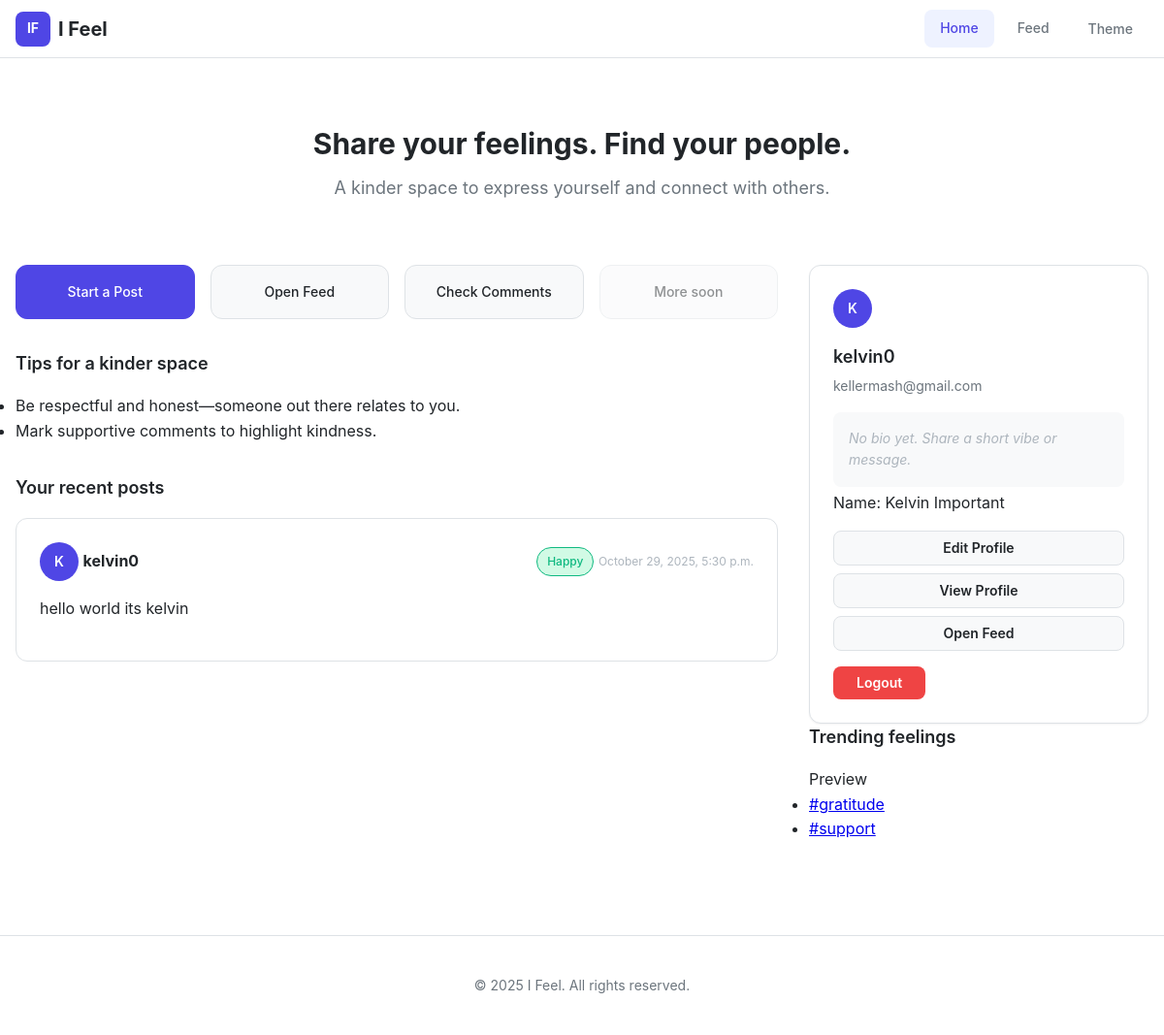
The app's page / (signed in), older data.
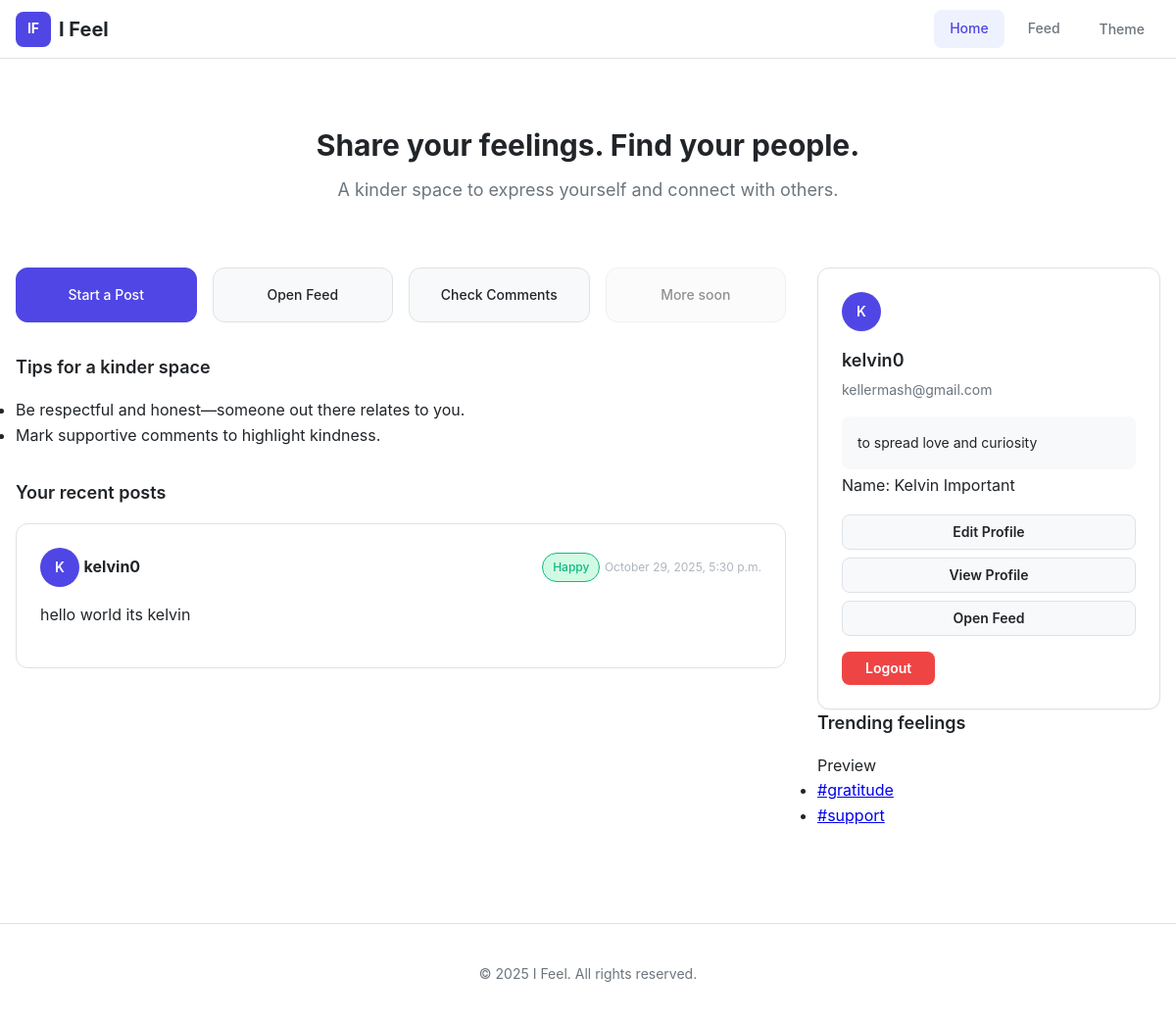
The same page, newer data.
### core/models.py (models this page shows, shortened)
class Post(models.Model):
    content = models.TextField()
    emotion_type = models.CharField(max_length=100, choices=emotion_type)
    created_at = models.DateTimeField(auto_now_add=True)
    user = models.ForeignKey(User, on_delete=models.CASCADE)
    class Meta:
        ordering = ['-created_at']

class Profile(models.Model):
    user = models.OneToOneField(User, related_name='profile', on_delete=models.CASCADE)
    name = models.CharField(max_length=20)
    surname = models.CharField(max_length=20)
    email = models.EmailField(unique=True)
    bio = models.CharField(max_length=50, blank=True)

### core/views.py (the view)
# urls.py: path('', home, name='home'),
def home(request):
    profile_form = None
    profile = None
    if request.user.is_authenticated:
        try:
            profile = Profile.objects.get(user=request.user)
        except Profile.DoesNotExist:
            if request.user.email and not Profile.objects.filter(email=request.user.email).exists():
                email = request.user.email
            else:
                email = f"{request.user.username}_{request.user.id}@example.com"
            profile = Profile.objects.create(
                user=request.user,
                name=request.user.first_name or request.user.username,
                surname=request.user.last_name or '',
                email=email,
            )
        if request.method == 'POST' and request.POST.get('form_type') == 'profile':
            profile_form = ProfileForm(request.POST, instance=profile)
            if profile_form.is_valid():
                profile_form.save()
                messages.success(request, 'Profile updated successfully.')
                return redirect('home')
            else:
                messages.error(request, 'Please fix the errors below.')
        else:
            profile_form = ProfileForm(instance=profile)
    recent_posts = []
    if request.user.is_authenticated:
        recent_posts = list(Post.objects.filter(user=request.user).order_by('-created_at')[:3])
    return render(request, 'core/homepage.html', {
        'profile_form': profile_form,
        'profile': profile,
        'recent_posts': recent_posts,
    })

### core/templates/core/homepage.html (shortened to what this page needs)
{% extends "base.html" %}
{% load static %}
{% block content %}
<div class="app-container home-grid">
  <header class="app-header">
    <h1 class="app-title mb-1">Share your feelings. Find your people.</h1>
    <p class="app-subtitle mt-0">A kinder space to express yourself and connect with others.</p>
  </header>
  {% if user.is_authenticated %}
  <section class="home-main">
    <div class="quick-actions">
      <a class="qa-btn primary" href="{% url 'feed' %}">Start a Post</a>
      <a class="qa-btn" href="{% url 'feed' %}">Open Feed</a>
      <a class="qa-btn" href="{% url 'feed' %}">Check Comments</a>
      <button class="qa-btn" type="button" disabled title="More coming soon">More soon</button>
    </div>
    <div class="section mt-3">
      <h3 class="section-title"> Tips for a kinder space</h3>
      <ul class="trend-list compact mt-2">
        <li>Be respectful and honest—someone out there relates to you.</li>
        <li>Mark supportive comments to highlight kindness.</li>
      </ul>
    </div>
    {% if recent_posts %}
    <div class="section mt-3">
      <h3 class="section-title"> Your recent posts</h3>
      <div class="posts-list mt-2">
        {% for rp in recent_posts %}
        <div class="post-card">
          <div class="post-header">
            <div class="row-center gap-8">
              <div class="avatar-placeholder">{{ user.username|first|upper }}</div>
              <strong>{{ user.username }}</strong>
            </div>
            <div class="row-center gap-8">
              <span class="badge">{{ rp.emotion_type|title }}</span>
              <small class="post-date">{{ rp.created_at|date:"F j, Y, g:i a" }}</small>
            </div>
          </div>
          <div class="post-body"><p>{{ rp.content }}</p></div>
        </div>
        {% endfor %}
      </div>
    </div>
    {% endif %}
  </section>
  <aside class="home-side">
    <div class="profile-card compact">
      <div class="avatar-wrapper">
        <div class="avatar-placeholder">{{ user.username|first|upper }}</div>
      </div>
      <div class="profile-summary">
        <div class="username">{{ user.username }}</div>
        <div class="email">{% if user.email %}{{ user.email }}{% else %}Email not available{% endif %}</div>
        {% if profile %}
        <div class="bio{% if not profile.bio %} empty{% endif %} mt-1">
          {% if profile.bio %}{{ profile.bio }}{% else %}No bio yet. Share a short vibe or message.{% endif %}
        </div>
        <div class="small muted mt-1">
          Name: {{ profile.name }} {{ profile.surname }}
        </div>
        {% endif %}
      </div>
      <div class="profile-actions">
        <button type="button" class="btn secondary" id="openProfileModal">Edit Profile</button>
        <a href="{% url 'profile' %}" class="btn secondary">View Profile</a>
        <a href="{% url 'feed' %}" class="btn secondary">Open Feed</a>
        <form action="{% url 'logout' %}" method="post" class="logout-form mt-2">
          <button type="submit" class="btn danger">Logout</button>
        </form>
      </div>
    </div>
    <div class="trends section">
      <div class="section-title-row">
        <h3 class="section-title"> Trending feelings</h3>
        <span class="muted small">Preview</span>
      </div>
      <ul class="trend-list compact">
        <li><a href="{% url 'feed' %}">#gratitude</a></li>
        <li><a href="{% url 'feed' %}">#support</a></li>
      </ul>
    </div>
  </aside>
  {% endif %}
</div>
{% endblock %}

### core/templates/base.html (shortened to what this page needs)
{% load static %}
<!DOCTYPE html>
<html lang="en">
<head>
    <link rel="stylesheet" href="{% static 'css/styles.css' %}">
</head>
<body>
    <header class="topbar">
        <div class="topbar-inner">
            <a href="{% url 'home' %}" class="brand">
                <span class="brand-mark">IF</span>
                <span class="brand-text">I Feel</span>
            </a>
            <nav class="nav-primary">
                {% url 'home' as home_url %}
                {% url 'feed' as feed_url %}
                <a href="{% url 'home' %}" class="nav-link{% if request.path == home_url %} active{% endif %}">Home</a>
                <a href="{% url 'feed' %}" class="nav-link{% if request.path == feed_url %} active{% endif %}">Feed</a>
                <button id="themeToggle" class="nav-link" aria-label="Toggle theme">Theme</button>
            </nav>
        </div>
    </header>
    <main>
        {% block content %}
        {% endblock %}
    </main>
        {% url 'home' as home_url %}
        {% url 'feed' as feed_url %}
    <footer class="site-footer">
        <p>&copy; 2025 I Feel. All rights reserved.</p>
    </footer>
</body>
</html>

Row changes from the older to the newer data that the page shows:
changed Profile "Kelvin": bio (not shown) → "to spread love and curiosity"
Text that changed along with them:
text no longer shown: "No bio yet. Share a short vibe or message."
